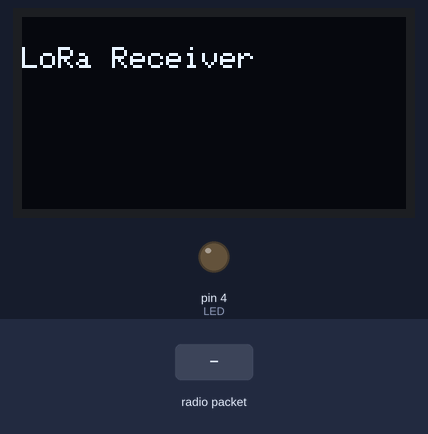
A sketch run on a simulated Arduino Uno, built with avr-gcc and run on an emulated ATmega328P. On the bench: 128×64 one-colour display, output pins drawn as LEDs (lit = HIGH). The test bench sets the inputs (shaded band). No radio packets arrive unless stated; what the sketch prints to the serial monitor is not drawn.

Above: at 3.2 s.
3.3 s: radio packet "undefined" arrives
At 3.4 s:
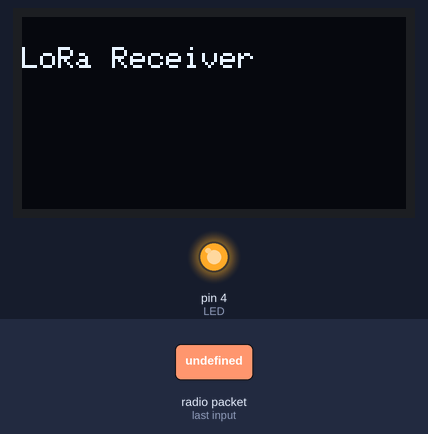
At 4.5 s:
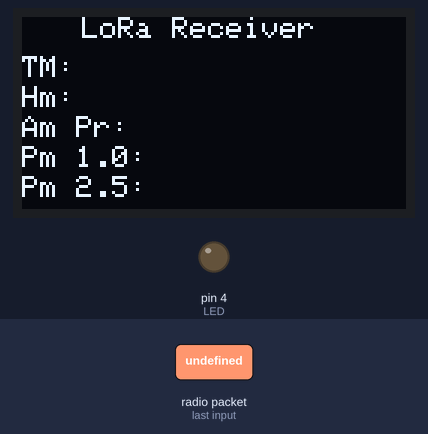
4.9 s: radio packet "1" arrives
At 5.01 s:
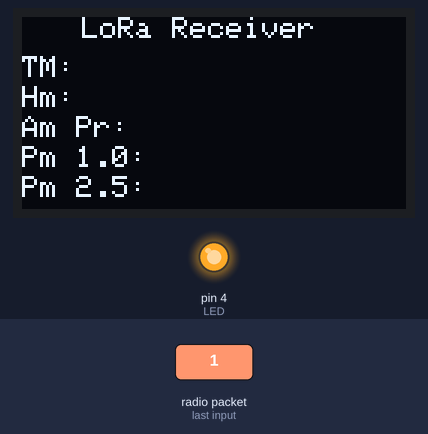
Timing chart, 0 to 7.9 s (numbered marks = the images above; inputs shaded):
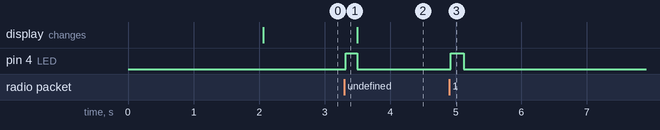

Measured:
- after the input at 3.3 s, pin 4 (LED): LOW → HIGH at once, → LOW 0.18 s later
- after the input at 4.9 s, pin 4 (LED): LOW → HIGH at once, → LOW 0.20 s later

The sketch:

LoRa_Receiver.ino
```cpp
#include <LoRa.h>
#include <SPI.h>
#include <Wire.h>
#include <Adafruit_GFX.h>
#include <Adafruit_SSD1306.h>

#define SCREEN_WIDTH 128    // OLED display width, in pixels
#define SCREEN_HEIGHT 64    // OLED display height, in pixels
#define OLED_RESET -1       // Reset pin # (or -1 if sharing Arduino reset pin)

Adafruit_SSD1306 display(SCREEN_WIDTH, SCREEN_HEIGHT, &Wire, OLED_RESET);

#define ss 5
#define rst 14
#define dio0 2
String LoRaData;
 #define LED  4
 String inString = "";    // string to hold input
String data_read = "";
int val = 0;
////////////////////////////////////
#include <Arduino_JSON.h>
String inputData = "";
boolean data_complete = false;
String vala;
String valb;
String valc;
String vald;
String vale;
void setup()
{
  Serial.begin(9600);
    inputData.reserve(200);
  pinMode(LED,OUTPUT);
  if(!display.begin(SSD1306_SWITCHCAPVCC, 0x3C))
  {
    Serial.println(F("SSD1306 allocation failed"));
    for(;;);
  }
  delay(2000);
  display.clearDisplay();

  display.setTextSize(1);
  display.setTextColor(WHITE);
  display.setCursor(0, 10);

  display.println("LoRa Receiver");
  display.display();

  while (!Serial);
  Serial.println("LoRa Receiver");

  LoRa.setPins(ss, rst, dio0);    //setup LoRa transceiver module

  while (!LoRa.begin(433E6))     //433E6 - Asia, 866E6 - Europe, 915E6 - North America
  {
    Serial.println(".");
    delay(500);
  }
  LoRa.setSyncWord(0xA5);
  Serial.println("LoRa Initializing OK!");
}

void loop()
{
  int packetSize = LoRa.parsePacket();    // try to parse packet
  if (packetSize)
  {
    Serial.println("Received packet");
    while (LoRa.available())              // read packet
    {
      digitalWrite(LED, HIGH);
      int inChar = LoRa.read();
      inString += (char)inChar;
    }
    demoParse();
//    lcd.clear();
    //data_read=inString;
    inString = "";
    LoRa.packetRssi();

    display.clearDisplay();
    display.setTextSize(1);
    display.setTextColor(WHITE);
    display.setCursor(20, 0);
    display.println("LoRa Receiver");

    display.setTextSize(1);
    display.setTextColor(WHITE);
    display.setCursor(0, 5);
    display.println(LoRaData);
    display.print("TM: ");
    display.println(vala);
    display.display();

    display.setTextSize(1);
    display.setTextColor(WHITE);
    display.setCursor(0, 15);
    display.println(LoRaData);
    display.print("Hm: ");
    display.println(valb);
    display.display();

    display.setTextSize(1);
    display.setTextColor(WHITE);
    display.setCursor(0, 25);
    display.println(LoRaData);
    display.print("Am Pr: ");
    display.println(valc);
    display.display();

    display.setTextSize(1);
    display.setTextColor(WHITE);
    display.setCursor(0, 35);
    display.println(LoRaData);
    display.print("Pm 1.0: ");
    display.println(vald);
    display.display();

    display.setTextSize(1);
    display.setTextColor(WHITE);
    display.setCursor(0, 45);
    display.println(LoRaData);
    display.print("Pm 2.5: ");
    display.println(vale);
    display.display();
  }
   Serial.println(data_read);
   digitalWrite(LED, LOW);
}

void demoParse()
 {
  Serial.println("parse");
  Serial.println(vala);
  Serial.println("=====");
  JSONVar myObject = JSON.parse(inString);
  if (JSON.typeof(myObject) == "undefined")
  {
   Serial.println("Parsing input failed!");
   return;
  }
  Serial.print("JSON.typeof(myObject) = ");
  Serial.println(JSON.typeof(myObject)); // prints: object
  // myObject.hasOwnProperty(key) checks if the object contains an entry for key
  if (myObject.hasOwnProperty("anloga"))
  {
  Serial.print("myObject[\"anloga\"] = ");
  vala = (const char*) myObject["anloga"];//to get value in  vala
  Serial.println(vala);
  Serial.println((const char*) myObject["anloga"]);
 }
  if (myObject.hasOwnProperty("anlogb"))
  {
    Serial.print("myObject[\"anlogb\"] = ");
    valb = (const char*) myObject["anlogb"];
    Serial.println(valb);
    Serial.println((const char*) myObject["anlogb"]);
  }
  if (myObject.hasOwnProperty("anlogc"))
  {
    Serial.print("myObject[\"anlogc\"] = ");
    valc = (const char*) myObject["anlogc"];
    Serial.println(valc);
    Serial.println((const char*) myObject["anlogc"]);
  }
  if (myObject.hasOwnProperty("anlogd"))
  {
    Serial.print("myObject[\"anlogd\"] = ");
    vald = (const char*) myObject["anlogd"];
    Serial.println(vald);
    Serial.println((const char*) myObject["anlogd"]);
  }
  if (myObject.hasOwnProperty("anloge"))
  {
    Serial.print("myObject[\"anloge\"] = ");
    vale = (const char*) myObject["anloge"];
    Serial.println(vale);
    Serial.println((const char*) myObject["anloge"]);
  }
  // JSON vars can be printed using print or println
  Serial.print("myObject = ");
  Serial.println(myObject);
  Serial.println();
}
```
